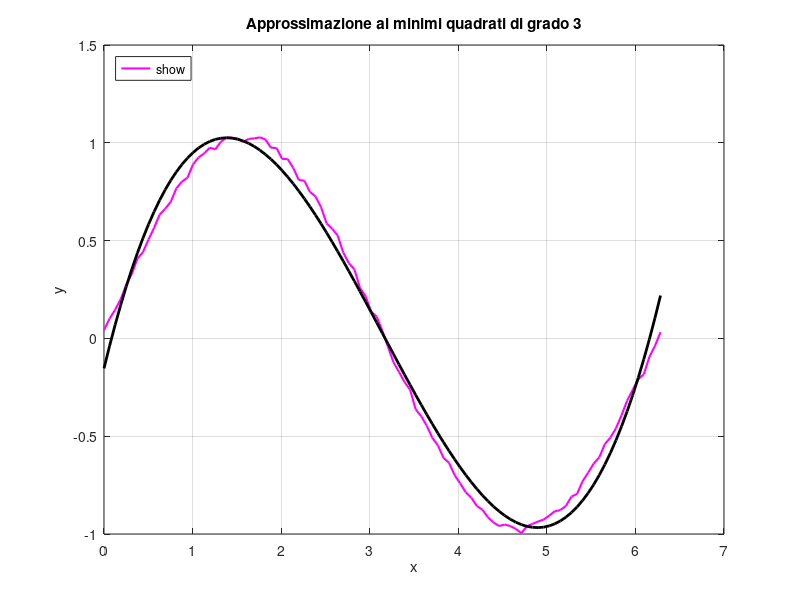

Here is the MATLAB script that generated this plot:
rng(0);
xi = linspace(0, 2*pi, 101);
yi = sin(xi) + rand(size(xi)) * 0.05;

% Calcolo dei coefficenti del polinomio di grado 3
grado_polinomio = 3;
coefficenti_minimi_quadrati = polyfit(xi, yi, grado_polinomio);

% Mostra i coefficienti calcolati
disp('Coefficenti del polinomio di approssimazione:');
disp(coefficenti_minimi_quadrati);

% Valutazione del polinomio nei punti xi
yi_polyval = polyval(coefficenti_minimi_quadrati, xi);

% Grafico dei dati e del polinomio di approssimazione
figure;
plot(xi, yi, 'm-', 'LineWidth', 1.5, 'DisplayName', 'Dati perturbati');
hold on;
plot(xi, yi_polyval, 'k-', 'LineWidth', 2, 'DisplayName', 'Polinomio di approssimazione');
xlabel('x');
ylabel('y');
title('Approssimazione ai minimi quadrati di grado 3');
legend('show', 'Location', 'northwest');
grid on;